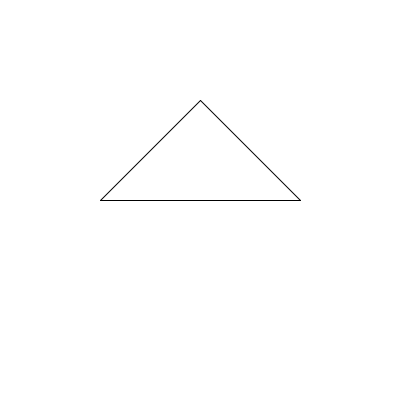
Frame 1 (no input)
Frame 60 (the mouse pressed at the canvas centre just before this capture): identical to frame 1, image omitted
Frame 120 (the mouse held since frame 60 and released just before this capture): identical to frame 1, image omitted

The Processing sketch that drew this single still picture (run headless with seeded random() and noise(); from frame 60 on, the mouse is pressed at the canvas centre):

// Processing sketch: Opdracht9_8
// ── Opdracht9_8.pde

void setup (){
  size (400,400);
background(255,255,255);
tekenDriehoek(100,200,200,100,300,200);
  
}

void draw (){
  
}

void  tekenDriehoek(int x1, int y1, int x2, int y2, int x3, int y3) {
line(x1 , y1 , x2, y2);
line (x2 , y2 , x3 ,y3);
line (x3 , y3 , x1 , y1);
   }
